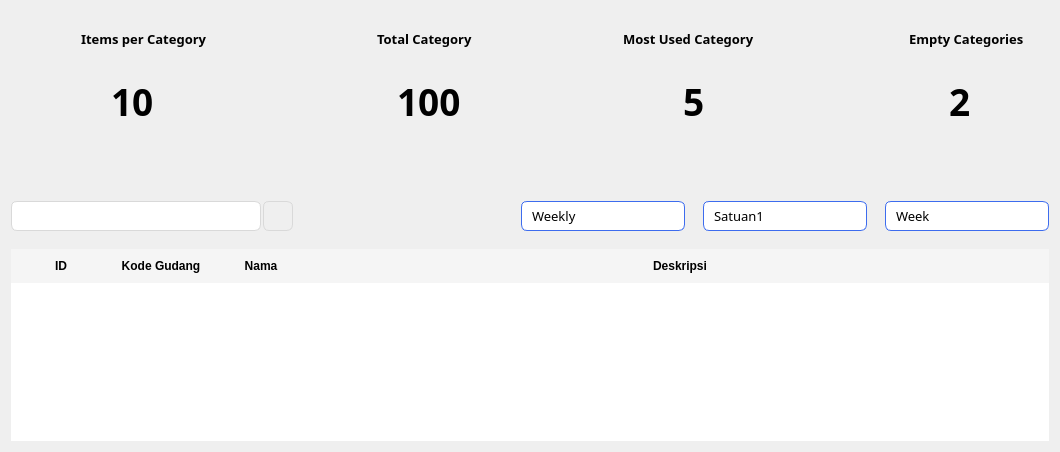
         <widget class="QWidget" name="page_5">
          <layout class="QGridLayout" name="gridLayout_18">
           <item row="0" column="0">
            <layout class="QGridLayout" name="gridLayout_11">
             <property name="verticalSpacing">
              <number>50</number>
             </property>
             <item row="0" column="0">
              <layout class="QHBoxLayout" name="horizontalLayout_26">
               <item>
                <widget class="QWidget" name="newDataWidget_4" native="true">
                 <property name="minimumSize">
                  <size>
                   <width>210</width>
                   <height>140</height>
                  </size>
                 </property>
                 <property name="maximumSize">
                  <size>
                   <width>210</width>
                   <height>140</height>
                  </size>
                 </property>
                 <property name="styleSheet">
                  <string notr="true">QWidget &gt; QWidget {
	border: 1px solid #3D6CEE;
	border-radius: 14px;
}</string>
                 </property>
                 <widget class="QLabel" name="label_11">
                  <property name="geometry">
                   <rect>
                    <x>10</x>
                    <y>50</y>
                    <width>80</width>
                    <height>80</height>
                   </rect>
                  </property>
                  <property name="styleSheet">
                   <string notr="true">QLabel {
	border: none;
}</string>
                  </property>
                  <property name="text">
                   <string/>
                  </property>
                  <property name="pixmap">
                   <pixmap resource="../assets/icons/resources.qrc">:/icons/items-per-category-blue.svg</pixmap>
                  </property>
                  <property name="scaledContents">
                   <bool>true</bool>
                  </property>
                 </widget>
                 <widget class="QLabel" name="itemsPerCategory">
                  <property name="geometry">
                   <rect>
                    <x>70</x>
                    <y>20</y>
                    <width>131</width>
                    <height>16</height>
                   </rect>
                  </property>
                  <property name="font">
                   <font>
                    <family>Poppins</family>
                    <pointsize>10</pointsize>
                    <weight>75</weight>
                    <bold>true</bold>
                   </font>
                  </property>
                  <property name="styleSheet">
                   <string notr="true">QLabel {
	border: none;
}</string>
                  </property>
                  <property name="text">
                   <string>Items per Category</string>
                  </property>
                 </widget>
                 <widget class="QLabel" name="itemsPerCategoryCount">
                  <property name="geometry">
                   <rect>
                    <x>100</x>
                    <y>60</y>
                    <width>81</width>
                    <height>61</height>
                   </rect>
                  </property>
                  <property name="font">
                   <font>
                    <family>Poppins</family>
                    <pointsize>28</pointsize>
                    <weight>75</weight>
                    <bold>true</bold>
                   </font>
                  </property>
                  <property name="styleSheet">
                   <string notr="true">QLabel {
	border: none;
}</string>
                  </property>
                  <property name="text">
                   <string>10</string>
                  </property>
                 </widget>
                </widget>
               </item>
               <item>
                <spacer name="horizontalSpacer_17">
                 <property name="orientation">
                  <enum>Qt::Horizontal</enum>
                 </property>
                 <property name="sizeHint" stdset="0">
                  <size>
                   <width>40</width>
                   <height>20</height>
                  </size>
                 </property>
                </spacer>
               </item>
               <item>
                <widget class="QWidget" name="totalStock_6" native="true">
                 <property name="minimumSize">
                  <size>
                   <width>210</width>
                   <height>140</height>
                  </size>
                 </property>
                 <property name="maximumSize">
                  <size>
                   <width>210</width>
                   <height>140</height>
                  </size>
                 </property>
                 <property name="styleSheet">
                  <string notr="true">QWidget &gt; QWidget {
	border: 1px solid #3D6CEE;
	border-radius: 14px;
}</string>
                 </property>
                 <widget class="QLabel" name="label_12">
                  <property name="geometry">
                   <rect>
                    <x>10</x>
                    <y>50</y>
                    <width>80</width>
                    <height>80</height>
                   </rect>
                  </property>
                  <property name="styleSheet">
                   <string notr="true">QLabel {
	border: none;
}</string>
                  </property>
                  <property name="text">
                   <string/>
                  </property>
                  <property name="pixmap">
                   <pixmap resource="../assets/icons/resources.qrc">:/icons/total-category-blue.svg</pixmap>
                  </property>
                  <property name="scaledContents">
                   <bool>true</bool>
                  </property>
                 </widget>
                 <widget class="QLabel" name="totalCategory">
                  <property name="geometry">
                   <rect>
                    <x>90</x>
                    <y>20</y>
                    <width>101</width>
                    <height>16</height>
                   </rect>
                  </property>
                  <property name="font">
                   <font>
                    <family>Poppins</family>
                    <pointsize>10</pointsize>
                    <weight>75</weight>
                    <bold>true</bold>
                   </font>
                  </property>
                  <property name="styleSheet">
                   <string notr="true">QLabel {
	border: none;
}</string>
                  </property>
                  <property name="text">
                   <string>Total Category</string>
                  </property>
                 </widget>
                 <widget class="QLabel" name="totalCategoryCount">
                  <property name="geometry">
                   <rect>
                    <x>110</x>
                    <y>60</y>
                    <width>81</width>
                    <height>61</height>
                   </rect>
                  </property>
                  <property name="font">
                   <font>
                    <family>Poppins</family>
                    <pointsize>28</pointsize>
                    <weight>75</weight>
                    <bold>true</bold>
                   </font>
                  </property>
                  <property name="styleSheet">
                   <string notr="true">QLabel {
	border: none;
}</string>
                  </property>
                  <property name="text">
                   <string>100</string>
                  </property>
                 </widget>
                </widget>
               </item>
               <item>
                <spacer name="horizontalSpacer_18">
                 <property name="orientation">
                  <enum>Qt::Horizontal</enum>
                 </property>
                 <property name="sizeHint" stdset="0">
                  <size>
                   <width>40</width>
                   <height>20</height>
                  </size>
                 </property>
                </spacer>
               </item>
               <item>
                <widget class="QWidget" name="widget_9" native="true">
                 <property name="minimumSize">
                  <size>
                   <width>210</width>
                   <height>140</height>
                  </size>
                 </property>
                 <property name="maximumSize">
                  <size>
                   <width>210</width>
                   <height>140</height>
                  </size>
                 </property>
                 <property name="styleSheet">
                  <string notr="true">QWidget &gt; QWidget {
	border: 1px solid #3D6CEE;
	border-radius: 14px;
}</string>
                 </property>
                 <widget class="QLabel" name="label_13">
                  <property name="geometry">
                   <rect>
                    <x>10</x>
                    <y>50</y>
                    <width>68</width>
                    <height>80</height>
                   </rect>
                  </property>
                  <property name="styleSheet">
                   <string notr="true">QLabel {
	border: none;
}</string>
                  </property>
                  <property name="text">
                   <string/>
                  </property>
                  <property name="pixmap">
                   <pixmap resource="../assets/icons/resources.qrc">:/icons/most-used-category-blue.svg</pixmap>
                  </property>
                  <property name="scaledContents">
                   <bool>true</bool>
                  </property>
                 </widget>
                 <widget class="QLabel" name="mostUsedCategory">
                  <property name="geometry">
                   <rect>
                    <x>60</x>
                    <y>20</y>
                    <width>141</width>
                    <height>16</height>
                   </rect>
                  </property>
                  <property name="font">
                   <font>
                    <family>Poppins</family>
                    <pointsize>10</pointsize>
                    <weight>75</weight>
                    <bold>true</bold>
                   </font>
                  </property>
                  <property name="styleSheet">
                   <string notr="true">QLabel {
	border: none;
}</string>
                  </property>
                  <property name="text">
                   <string>Most Used Category</string>
                  </property>
                 </widget>
                 <widget class="QLabel" name="mostUsedCategoryCount">
                  <property name="geometry">
                   <rect>
                    <x>120</x>
                    <y>60</y>
                    <width>81</width>
                    <height>61</height>
                   </rect>
                  </property>
                  <property name="font">
                   <font>
                    <family>Poppins</family>
                    <pointsize>28</pointsize>
                    <weight>75</weight>
                    <bold>true</bold>
                   </font>
                  </property>
                  <property name="styleSheet">
                   <string notr="true">QLabel {
	border: none;
}</string>
                  </property>
                  <property name="text">
                   <string>5</string>
                  </property>
                 </widget>
                </widget>
               </item>
               <item>
                <spacer name="horizontalSpacer_19">
                 <property name="orientation">
                  <enum>Qt::Horizontal</enum>
                 </property>
                 <property name="sizeHint" stdset="0">
                  <size>
                   <width>40</width>
                   <height>20</height>
                  </size>
                 </property>
                </spacer>
               </item>
               <item>
                <widget class="QWidget" name="widget_10" native="true">
                 <property name="minimumSize">
                  <size>
                   <width>210</width>
                   <height>140</height>
                  </size>
                 </property>
                 <property name="maximumSize">
                  <size>
                   <width>210</width>
                   <height>140</height>
                  </size>
                 </property>
                 <property name="styleSheet">
                  <string notr="true">QWidget &gt; QWidget {
	border: 1px solid #3D6CEE;
	border-radius: 14px;
}</string>
                 </property>
                 <widget class="QLabel" name="label_14">
                  <property name="geometry">
                   <rect>
                    <x>10</x>
                    <y>50</y>
                    <width>80</width>
                    <height>80</height>
                   </rect>
                  </property>
                  <property name="styleSheet">
                   <string notr="true">QLabel {
	border: none;
}</string>
                  </property>
                  <property name="text">
                   <string/>
                  </property>
                  <property name="pixmap">
                   <pixmap resource="../assets/icons/resources.qrc">:/icons/empty-category-blue.svg</pixmap>
                  </property>
                  <property name="scaledContents">
                   <bool>true</bool>
                  </property>
                 </widget>
                 <widget class="QLabel" name="emptyCategories">
                  <property name="geometry">
                   <rect>
                    <x>70</x>
                    <y>20</y>
                    <width>121</width>
                    <height>16</height>
                   </rect>
                  </property>
                  <property name="font">
                   <font>
                    <family>Poppins</family>
                    <pointsize>10</pointsize>
                    <weight>75</weight>
                    <bold>true</bold>
                   </font>
                  </property>
                  <property name="styleSheet">
                   <string notr="true">QLabel {
	border: none;
}</string>
                  </property>
                  <property name="text">
                   <string>Empty Categories</string>
                  </property>
                 </widget>
                 <widget class="QLabel" name="emptyCategoriesCount">
                  <property name="geometry">
                   <rect>
                    <x>110</x>
                    <y>60</y>
                    <width>81</width>
                    <height>61</height>
                   </rect>
                  </property>
                  <property name="font">
                   <font>
                    <family>Poppins</family>
                    <pointsize>28</pointsize>
                    <weight>75</weight>
                    <bold>true</bold>
                   </font>
                  </property>
                  <property name="styleSheet">
                   <string notr="true">QLabel {
	border: none;
}</string>
                  </property>
                  <property name="text">
                   <string>2</string>
                  </property>
                 </widget>
                </widget>
               </item>
              </layout>
             </item>
             <item row="1" column="0">
              <layout class="QGridLayout" name="gridLayout_4">
               <property name="verticalSpacing">
                <number>18</number>
               </property>
               <item row="0" column="0">
                <layout class="QHBoxLayout" name="horizontalLayout_16">
                 <item>
                  <layout class="QHBoxLayout" name="horizontalLayout_4">
                   <property name="spacing">
                    <number>2</number>
                   </property>
                   <item>
                    <widget class="QLineEdit" name="inputSearchCategory">
                     <property name="minimumSize">
                      <size>
                       <width>250</width>
                       <height>30</height>
                      </size>
                     </property>
                     <property name="maximumSize">
                      <size>
                       <width>250</width>
                       <height>30</height>
                      </size>
                     </property>
                     <property name="font">
                      <font>
                       <family>Poppins</family>
                       <weight>50</weight>
                       <bold>false</bold>
                      </font>
                     </property>
                     <property name="styleSheet">
                      <string notr="true">QLineEdit{
	border: 1px solid #D9D9D9;
	border-radius: 6px;
    padding: 6px 30px 6px 10px;
    background-color: white;
    color: black;
}

QLineEdit:focus{
	border:1px solid #3D6CEE;
}</string>
                     </property>
                    </widget>
                   </item>
                   <item>
                    <widget class="QPushButton" name="searchBtnCategory">
                     <property name="minimumSize">
                      <size>
                       <width>30</width>
                       <height>30</height>
                      </size>
                     </property>
                     <property name="maximumSize">
                      <size>
                       <width>30</width>
                       <height>30</height>
                      </size>
                     </property>
                     <property name="styleSheet">
                      <string notr="true">QPushButton{
	border:1px solid #D9D9D9;
	border-radius: 6px;
}</string>
                     </property>
                     <property name="text">
                      <string/>
                     </property>
                     <property name="icon">
                      <iconset resource="../assets/icons/resources.qrc">
                       <normaloff>:/icons/search-blue.svg</normaloff>:/icons/search-blue.svg</iconset>
                     </property>
                     <property name="iconSize">
                      <size>
                       <width>16</width>
                       <height>16</height>
                      </size>
                     </property>
                    </widget>
                   </item>
                  </layout>
                 </item>
                 <item>
                  <spacer name="horizontalSpacer_4">
                   <property name="orientation">
                    <enum>Qt::Horizontal</enum>
                   </property>
                   <property name="sizeHint" stdset="0">
                    <size>
                     <width>228</width>
                     <height>20</height>
                    </size>
                   </property>
                  </spacer>
                 </item>
                 <item>
                  <layout class="QHBoxLayout" name="horizontalLayout_17">
                   <property name="spacing">
                    <number>18</number>
                   </property>
                   <item>
                    <widget class="QComboBox" name="comboBox_7">
                     <property name="minimumSize">
                      <size>
                       <width>164</width>
                       <height>30</height>
                      </size>
                     </property>
                     <property name="maximumSize">
                      <size>
                       <width>164</width>
                       <height>30</height>
                      </size>
                     </property>
                     <property name="font">
                      <font>
                       <family>Poppins</family>
                       <pointsize>10</pointsize>
                      </font>
                     </property>
                     <property name="styleSheet">
                      <string notr="true">QComboBox {
    border: 1px solid #3D6CEE;
    border-radius: 6px;
    padding: 6px 30px 6px 10px;
    background-color: white;
    color: black;
}

QComboBox::drop-down {
    border: none;
    width: 24px;
}

QComboBox::down-arrow {
    image: url(:/icons/arrow-down.svg);
    width: 12px;
    height: 12px;
}

QComboBox QAbstractItemView {
    border: 1px solid #3D6CEE;
    border-radius: 6px;
    background: white;
    color: black;
    selection-background-color: #3D6CEE;
    selection-color: white;
    outline: 0;
    padding: 4px;
}
</string>
                     </property>
                     <property name="currentText">
                      <string>Weekly</string>
                     </property>
                     <item>
                      <property name="text">
                       <string>Weekly</string>
                      </property>
                     </item>
                     <item>
                      <property name="text">
                       <string>Monthly</string>
                      </property>
                     </item>
                     <item>
                      <property name="text">
                       <string>Yearly</string>
                      </property>
                     </item>
                    </widget>
                   </item>
                   <item>
                    <widget class="QComboBox" name="comboBox_8">
                     <property name="minimumSize">
                      <size>
                       <width>164</width>
                       <height>30</height>
                      </size>
                     </property>
                     <property name="maximumSize">
                      <size>
                       <width>164</width>
                       <height>30</height>
                      </size>
                     </property>
                     <property name="font">
                      <font>
                       <family>Poppins</family>
                       <pointsize>10</pointsize>
                      </font>
                     </property>
                     <property name="styleSheet">
                      <string notr="true">QComboBox {
    border: 1px solid #3D6CEE;
    border-radius: 6px;
    padding: 6px 30px 6px 10px;
    background-color: white;
    color: black;
}

QComboBox::drop-down {
    border: none;
    width: 24px;
}

QComboBox::down-arrow {
    image: url(:/icons/arrow-down.svg);
    width: 12px;
    height: 12px;
}

QComboBox QAbstractItemView {
    border: 1px solid #3D6CEE;
    border-radius: 6px;
    background: white;
    color: black;
    selection-background-color: #3D6CEE;
    selection-color: white;
    outline: 0;
    padding: 4px;
}
</string>
                     </property>
                     <property name="currentText">
                      <string>Satuan1</string>
                     </property>
                     <item>
                      <property name="text">
                       <string>Satuan1</string>
                      </property>
                     </item>
                     <item>
                      <property name="text">
                       <string>Satuan2</string>
                      </property>
                     </item>
                     <item>
                      <property name="text">
                       <string>Satuan3</string>
                      </property>
                     </item>
                     <item>
                      <property name="text">
                       <string>Satuan4</string>
                      </property>
                     </item>
                     <item>
                      <property name="text">
                       <string>Satuan5</string>
                      </property>
                     </item>
                    </widget>
                   </item>
                   <item>
                    <widget class="QComboBox" name="comboBox_9">
                     <property name="minimumSize">
                      <size>
                       <width>164</width>
                       <height>30</height>
                      </size>
                     </property>
                     <property name="maximumSize">
                      <size>
                       <width>164</width>
                       <height>30</height>
                      </size>
                     </property>
                     <property name="font">
                      <font>
                       <family>Poppins</family>
                       <pointsize>10</pointsize>
                      </font>
                     </property>
                     <property name="styleSheet">
                      <string notr="true">QComboBox {
    border: 1px solid #3D6CEE;
    border-radius: 6px;
    padding: 6px 30px 6px 10px;
    background-color: white;
    color: black;
}

QComboBox::drop-down {
    border: none;
    width: 24px;
}

QComboBox::down-arrow {
    image: url(:/icons/arrow-down.svg);
    width: 12px;
    height: 12px;
}

QComboBox QAbstractItemView {
    border: 1px solid #3D6CEE;
    border-radius: 6px;
    background: white;
    color: black;
    selection-background-color: #3D6CEE;
    selection-color: white;
    outline: 0;
    padding: 4px;
}
</string>
                     </property>
                     <property name="currentText">
                      <string>Week</string>
                     </property>
                     <item>
                      <property name="text">
                       <string>Week</string>
                      </property>
                     </item>
                     <item>
                      <property name="text">
                       <string>Month</string>
                      </property>
                     </item>
                     <item>
                      <property name="text">
                       <string>Year</string>
                      </property>
                     </item>
                    </widget>
                   </item>
                  </layout>
                 </item>
                </layout>
               </item>
               <item row="1" column="0">
                <widget class="QTableWidget" name="categoryTableWidget">
                 <property name="styleSheet">
                  <string notr="true">QTableWidget {
    border: none;
    gridline-color: transparent;
    background: #ffffff;
    color: #000000;
    font-size: 13px;
    selection-background-color: #3D6CEE;
    selection-color: #ffffff;
}

QHeaderView::section {
    background-color: #f5f5f5;
    color: #000000;
    font-weight: bold;
    border: none;
    padding: 8px;
}

QTableWidget::item {
    border: none;
}

QTableWidget::item:hover {
    background-color: #f0f8ff;
}

QTableWidget::item:selected {
    background-color: #3D6CEE;
    color: #ffffff;
}

QTableWidget QTableCornerButton::section {
    background: #f5f5f5;
    border: none;
}

/*Scroll Bar Style Coy*/

/*Horizontal*/
QScrollBar:horizontal {
    background: #f0f0f0;
    height: 8px;
    margin: 0px;
    border: none;
    border-radius: 4px;
}

QScrollBar::handle:horizontal {
    background: #3D6CEE;
    min-width: 40px;
    border-radius: 4px;
}

QScrollBar::sub-line:horizontal {
    background: none;
    width: 0px;
}

QScrollBar::add-line:horizontal {
    background: none;
    width: 0px;
}

QScrollBar::handle:horizontal:hover {
    background: #2b50b3;
}

QScrollBar::groove:horizontal {
    background: #e0e0e0;
    border-radius: 4px;
    height: 8px;
}

QScrollBar::corner {
    background: #f0f0f0;
}

/*Vertikal*/

QScrollBar:vertical {
    background: #f0f0f0;
    width: 8px;
    margin: 0px;
    border: none;
    border-radius: 4px;
}

QScrollBar::handle:vertical {
    background: #3D6CEE;
    min-height: 40px;
    border-radius: 4px;
}

QScrollBar::add-line:vertical,
QScrollBar::sub-line:vertical {
    background: none;
    height: 0px;
}

QScrollBar::handle:vertical:hover {
    background: #2b50b3;
}

QScrollBar::groove:vertical {
    background: #e0e0e0;
    border-radius: 4px;
    width: 8px;
}

</string>
                 </property>
                 <property name="frameShape">
                  <enum>QFrame::NoFrame</enum>
                 </property>
                 <property name="alternatingRowColors">
                  <bool>true</bool>
                 </property>
                 <property name="rowCount">
                  <number>0</number>
                 </property>
                 <attribute name="horizontalHeaderStretchLastSection">
                  <bool>true</bool>
                 </attribute>
                 <attribute name="verticalHeaderVisible">
                  <bool>false</bool>
                 </attribute>
                 <column>
                  <property name="text">
                   <string>ID</string>
                  </property>
                 </column>
                 <column>
                  <property name="text">
                   <string>Kode Gudang</string>
                  </property>
                 </column>
                 <column>
                  <property name="text">
                   <string>Nama</string>
                  </property>
                 </column>
                 <column>
                  <property name="text">
                   <string>Deskripsi</string>
                  </property>
                 </column>
                </widget>
               </item>
              </layout>
             </item>
            </layout>
           </item>
          </layout>
         </widget>
